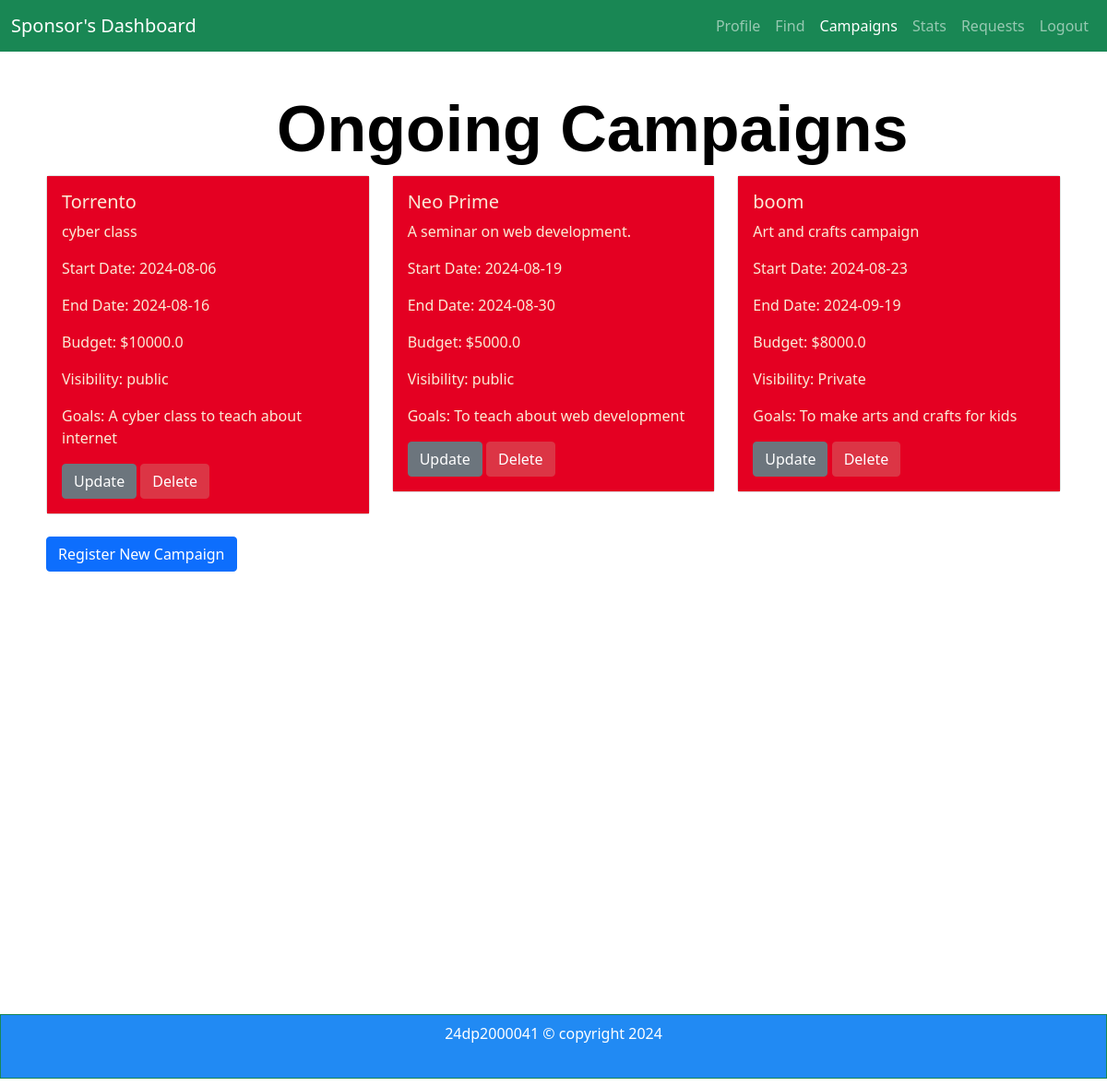
/campaigns (signed in), run on the app's committed database.
### app.py (models this page shows, shortened)
class Campaign(db.Model):
    id = db.Column(db.Integer, primary_key=True, autoincrement=True)
    name = db.Column(db.String(64), index=True)
    description = db.Column(db.String(256))
    start_date = db.Column(db.Date)
    end_date = db.Column(db.Date)
    budget = db.Column(db.Float)
    visibility = db.Column(db.String(64))
    goals = db.Column(db.String(256))
    sponsor_id = db.Column(db.Integer, db.ForeignKey('user.id'))

### app.py (the view)
@app.route('/campaigns')
@login_required
def campaigns():
    campaigns = Campaign.query.filter_by(sponsor_id=current_user.id).all()
    return render_template('campaigns.html', campaigns=campaigns)

### app.py (called while the page is built)
@login_manager.user_loader
def load_user(user_id):
    return User.query.get(int(user_id))

    @property
    def is_active(self):
        return True

### templates/campaigns.html (shortened to what this page needs)
<!DOCTYPE html>
<html lang="en">
<head>
    <link href="https://cdn.jsdelivr.net/npm/bootstrap@5.0.2/dist/css/bootstrap.min.css" rel="stylesheet">
</head>
<body>
    <div class="container1">
        <div id="panel">
            <nav class="navbar navbar-expand-sm bg-success navbar-dark fixed-top" id="navi">
                <div class="container-fluid">
                    <a class="navbar-brand" href="#">Sponsor's Dashboard</a>
                    <ul class="navbar-nav ml-auto">
                    <div class="collapse navbar-collapse justify-content-end" id="navbarNavDropdown">
                        <ul class="navbar-nav">
                            <li class="nav-item">
                            <a class="nav-link " href="/sponsor_dashboard">Profile </a>
                            </li>
                            <li class="nav-item">
                                <a class="nav-link " href="/find_sponsor"> Find </a>
                            </li>
                            <li class="nav-item">
                                <a class="nav-link active " aria-current="page" href="/campaigns">Campaigns</a>
                            </li>
                            <li class="nav-item">
                                <a class="nav-link "  href="/stats_sponsor">Stats </a>
                            </li>
                            <li class="nav-item">
                                   <a class="nav-link " aria-current="page" href="/request_s">Requests</a>
                            </li>
                            <li class="nav-item">
                                <a class="nav-link " href="/logout">Logout </a>
                            </li>
                        </ul>
                    </div>
                </div>
            </nav>
        </div>
<br>
<br>
        <div class="inside">
            <h1>Ongoing Campaigns</h1>
            <div class="row">
                {% for campaign in campaigns %}
                <div class="col-md-4">
                    <div class="card mb-4">
                        <div class="card-body">
                            <h5 class="card-title">{{ campaign.name }}</h5>
                            <p class="card-text">{{ campaign.description }}</p>
                            <p class="card-text">Start Date: {{ campaign.start_date }}</p>
                            <p class="card-text">End Date: {{ campaign.end_date }}</p>
                            <p class="card-text">Budget: ${{ campaign.budget }}</p>
                            <p class="card-text">Visibility: {{ campaign.visibility }}</p>
                            <p class="card-text">Goals: {{ campaign.goals }}</p>
                            <button type="button" class="btn btn-secondary" data-bs-toggle="modal" data-bs-target="#updateCampaignModal{{ campaign.id }}">
                                Update
                            </button>
                            <form method="POST" action="{{ url_for('delete_campaign', id=campaign.id) }}" class="d-inline">
                                <button type="submit" class="btn btn-danger">Delete</button>
                            </form>
                        </div>
                    </div>
                </div>
                {% endfor %}
            </div>
            <button type="button" class="btn btn-primary" data-bs-toggle="modal" data-bs-target="#registerCampaignModal">
                Register New Campaign
            </button>
        </div>
    </div>
    <div id="footer">
        <div class="border border-success p-2 mb-2" id="kaal">
                      24dp2000041 © copyright 2024
        </div>
</body>
</html>

### templates/campaigns.html (style rules this page uses)
h1 { font-family: 'allura', sans-serif, Geneva, Verdana; color: #000000; font-weight: bold; font-size: 70px; margin-left: 250px; }
.inside { margin-left: 50px; margin-top: 50px; margin-right: 50px; }
.card-body { box-shadow: 100px; background-color: rgb(228, 0, 34); color: antiquewhite; }
#kaal { background-color: rgb(33, 138, 243); color: rgb(255, 255, 255); text-align: center; padding: 0px; margin-top: 480px; height: 70px; }

### data on the page
Campaign: name "Torrento", description "cyber class", start_date "2024-08-06", end_date "2024-08-16", budget "10000.0", visibility "public", goals "A cyber class to teach about internet"
Campaign: name "Neo Prime", description "A seminar on web development.", start_date "2024-08-19", end_date "2024-08-30", budget "5000.0", visibility "public", goals "To teach about web development"
Campaign: name "boom", description "Art and crafts campaign", start_date "2024-08-23", end_date "2024-09-19", budget "8000.0", visibility "Private", goals "To make arts and crafts for kids"
